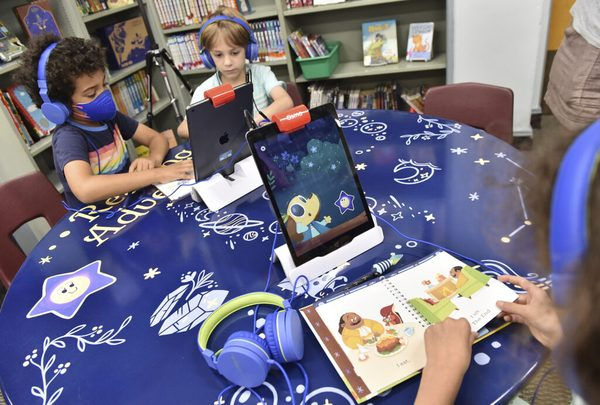
#> input picture assets/media/edsource-2024-dec.jpg, 600 x 405 px
$ python -i fit-figure-thumbs.py   (imports and definitions only)
#> lines starting #> are read from the running program, lines starting #| are printed output that depends on the picture; after the words box and inside, x2 and y2 are one past the last pixel; in counts of white or black regions, pixels touching at a corner belong together
"""Render card thumbnails that fill a fixed 3:2 box without slicing through figure panels.

trim margin -> find background gutters -> cut at the gutter nearest the target size
-> pad the small remainder with the figure's own background colour.
"""
from PIL import Image, ImageChops
import re, os, sys

TARGET = 1.5
OUTW = 560
OUTDIR = 'assets/figures/thumbs/'

def bg_color(im):
    w, h = im.size
    px = [im.getpixel(p) for p in [(0,0),(w-1,0),(0,h-1),(w-1,h-1),(w//2,0),(w//2,h-1)]]
    px.sort(key=lambda c: sum(c))
    return px[len(px)//2]

def trim(im, bg, tol=8):
    diff = ImageChops.difference(im, Image.new('RGB', im.size, bg)).convert('L').point(lambda v: 255 if v > tol else 0)
    b = diff.getbbox()
    return im.crop(b) if b else im

def gutters(mask, axis, min_run=6):
    """Runs of near-empty lines along `axis`; returns their midpoints."""
    w, h = mask.size
    px = mask.load()
    n, other = (w, h) if axis == 'x' else (h, w)
    empty = []
    for i in range(n):
        ink = 0
        for j in range(0, other, 2):          # sample every other pixel; plenty for gutter detection
            if (px[i, j] if axis == 'x' else px[j, i]) > 0:
                ink += 1
                if ink > other * 0.012: break
        empty.append(ink <= other * 0.012)
    runs, start = [], None
    for i, e in enumerate(empty + [False]):
        if e and start is None: start = i
        elif not e and start is not None:
            if i - start >= min_run: runs.append((start + i) // 2)
            start = None
    return runs

def fit(path):
#> called with path = '../assets/media/edsource-2024-dec.jpg'
    im = Image.open(path).convert('RGB')
#> im is the input picture: PIL image 600x405 RGB; mean R, G, B 115.3, 111.2, 129.3
    bg = bg_color(im)
#> in bg_color, `px = [im.getpixel(p) for p in [(0,0),(w-1,0),(0,h-1),(w-1,h-1),(w//2,0..`: px = [(42, 41, 37), (189, 189, 191), (114, 104, 105), (63, 47, 34), (153, 115, 114), (183, 198, 241)]
#> bg = (153, 115, 114)
    t = trim(im, bg)
#> in trim, `diff = ImageChops.difference(im, Image.new('RGB', im.size, bg)).conver..`:
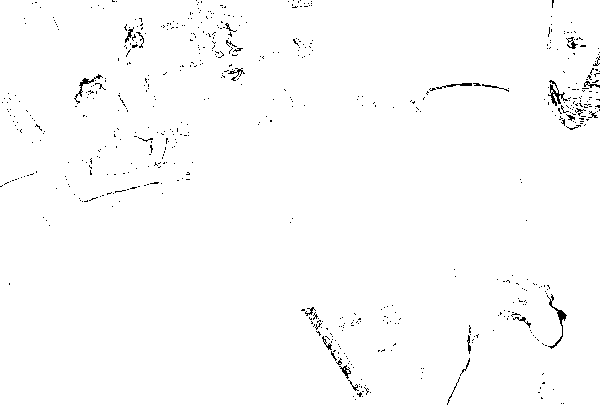
#> diff: PIL image 600x405 L; 98.9% white; black in thin lines or dots
#> in trim, `b = diff.getbbox()`: b = (0, 0, 600, 405)
    w, h = t.size
#> w = 600; h = 405
    mask = ImageChops.difference(t, Image.new('RGB', t.size, bg)).convert('L').point(lambda v: 255 if v > 8 else 0)

    if w / h > TARGET:                                  # too wide: cut width
        want = int(round(h * TARGET))
        cands = [g for g in gutters(mask, 'x') if want * 0.55 <= g <= min(w, want * 1.9)]
        cut = min(cands, key=lambda g: abs(g - want)) if cands else want
        t = t.crop((0, 0, min(cut, w), h))
    elif w / h < TARGET:                                # too tall: cut height
        want = int(round(w / TARGET))
#> want = 400
        cands = [g for g in gutters(mask, 'y') if want * 0.55 <= g <= min(h, want * 1.9)]
#> cands = []
        cut = min(cands, key=lambda g: abs(g - want)) if cands else want
#> cut = 400
        t = t.crop((0, 0, w, min(cut, h)))
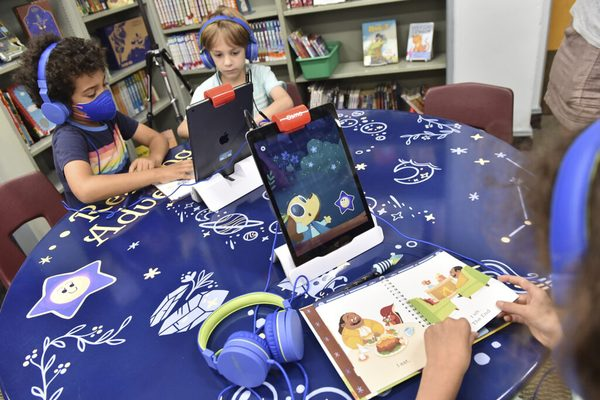
#> t: PIL image 600x400 RGB; mean R, G, B 115.7, 111.4, 129.2

    # cutting at a gutter rarely lands on the exact ratio; pad the remainder in the
    # figure's own background colour so the box still fills edge to edge
    w, h = t.size
#> h = 400
    if w / h > TARGET: nw, nh = w, int(round(w / TARGET))
    else:              nh, nw = h, int(round(h * TARGET))
#> nh = 400; nw = 600
    canvas = Image.new('RGB', (nw, nh), bg)
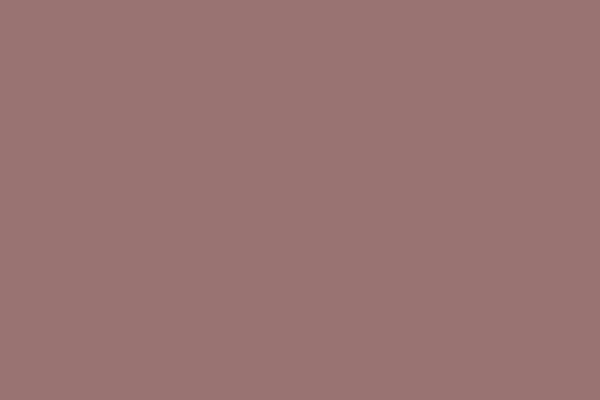
#> canvas: PIL image 600x400 RGB; mean R, G, B 153, 115, 114
    canvas.paste(t, ((nw - w) // 2, (nh - h) // 2))
    return canvas.resize((OUTW, int(round(OUTW / TARGET))), Image.LANCZOS)
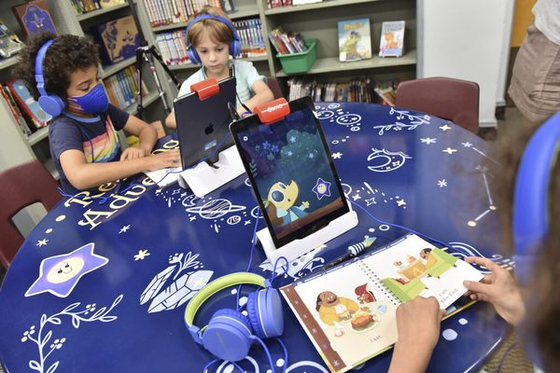
#> returned value: PIL image 560x373 RGB; mean R, G, B 115.6, 111.4, 129.2

# [12 lines not run here, left out]

>>> result = fit('../assets/media/edsource-2024-dec.jpg')

$ run again, on assets/media/edsource-2025-oct.jpg
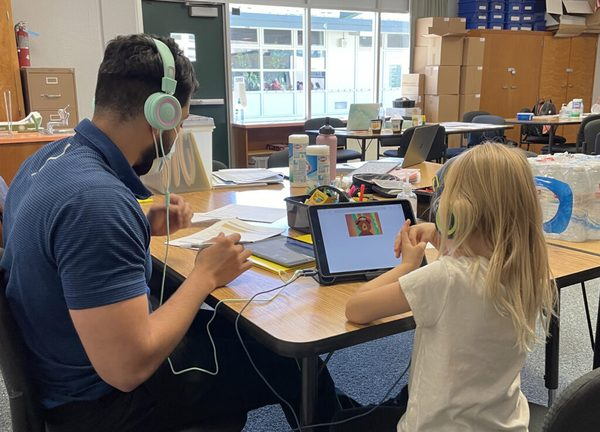
#> input picture assets/media/edsource-2025-oct.jpg, 600 x 432 px
#> in fit, im is the input picture: PIL image 600x432 RGB; mean R, G, B 118.5, 110.6, 103.9
#> px = [(185, 124, 79), (99, 45, 43), (116, 116, 116), (29, 29, 29), (158, 157, 152), (54, 57, 64)]
#> bg = (116, 116, 116)
#> in trim, `diff = ImageChops.difference(im, Image.new('RGB', im.size, bg)).conver..`:
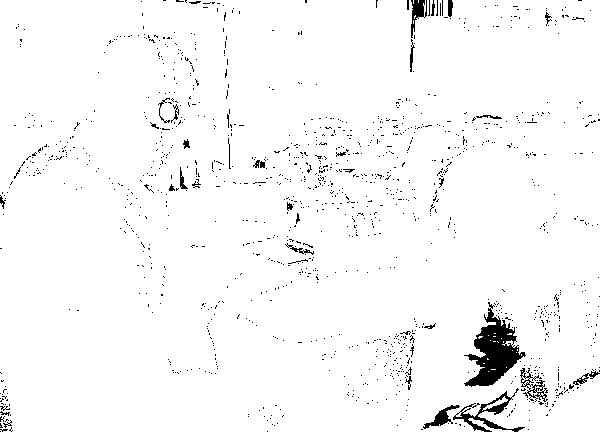
#> diff: PIL image 600x432 L; 97% white; 1281 black regions (1245 under 20 px), largest, box (x1, y1, x2, y2) and area: (464, 302, 526, 387) 2214, (453, 388, 525, 432) 681, (520, 368, 548, 402) 307
#> b = (0, 0, 600, 432)
#> cands = []
#> cut = 400
#> in fit, `t = t.crop((0, 0, w, min(cut, h)))`:
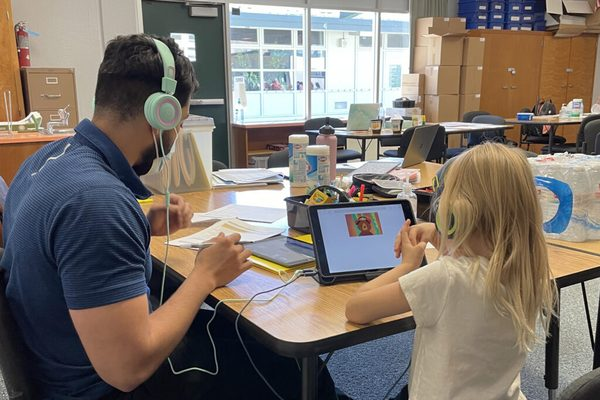
#> t: PIL image 600x400 RGB; mean R, G, B 123.8, 115.4, 108
#> canvas: PIL image 600x400 RGB; every value is 116
